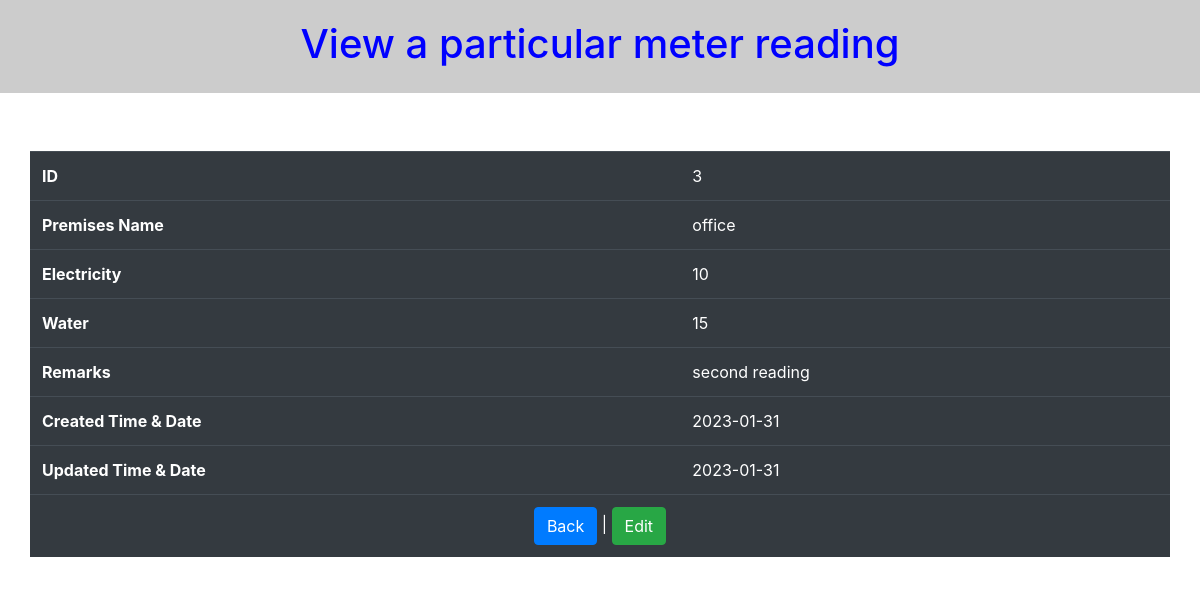
Screenshot of /view.php?id=3 with the database file from the repository.
### tables this page shows
CREATE TABLE `readings` (
  `id` int(11) NOT NULL,
  `date` date NOT NULL DEFAULT current_timestamp(),
  `premises_id` int(11) NOT NULL,
  `electricity` double NOT NULL,
  `water` double NOT NULL,
  `remarks` varchar(255) DEFAULT NULL
);

CREATE TABLE `premises` (
  `id` int(11) NOT NULL,
  `premises_name` varchar(50) NOT NULL,
  `meter_info` varchar(50) NOT NULL,
  `remarks` varchar(255) NOT NULL
);

### Connection.php (called while the page is built, shortened)
<?php
class Connection
{
    private $servername='localhost';
    private $username='root';
    private $password='';
    private $dbname='mydb';
    private $mysqli='';
    public function __construct(){
        $this->mysqli = new mysqli($this->servername,$this->username,$this->password,$this->dbname);
    }
    public function select($table,$rows="*",$where = null){
        if ($where != null) {
            $sql="SELECT $rows FROM $table WHERE $where";
        }else{
            $sql="SELECT $rows FROM $table";
        }
        $this->sql = $result = $this->mysqli->query($sql);
    }
}
?>

### view.php (the view, shortened to what this page needs)
<!DOCTYPE html>
<html dir="ltr" lang="en-US">
<head>
    <link rel="stylesheet" href="https://cdnjs.cloudflare.com/ajax/libs/twitter-bootstrap/4.5.3/css/bootstrap.min.css" />
</head>
<body class="stretched">
    <div class="col-md-12 hed">
        <center>
        <h1>View a particular meter reading</h1>
        </center>
    </div>
    <section id="content">
        <div class="content-wrap">
            <div class="container clearfix">
                <div class="row">
                    <div class="col-md-12 p-0">
                        <table class="table table-dark">
                            <?php
                                include 'Connection.php';
                                $id = $_GET['id'];
                                $b = new Connection();
                                $b->select("premises p,readings r","*","r.id='$id'");
                                $result = $b->sql;
                                $row = mysqli_fetch_assoc($result);
                             ?>
                          <tbody>
                                <tr>
                                    <th>ID</th>
                                    <td><?php echo $row['id']; ?></td>
                                </tr>
                                <tr>
                                    <th>Premises Name</th>
                                    <td><?php echo $row['premises_name']; ?></td>
                                </tr>
                                <tr>
                                    <th>Electricity</th>
                                    <td><?php echo $row['electricity']; ?></td>
                                </tr>
                                <tr>
                                    <th>Water</th>
                                    <td><?php echo $row['water']; ?></td>
                                </tr>
                                <tr>
                                    <th>Remarks</th>
                                    <td><?php echo $row['remarks']; ?></td>
                                </tr>
                                <tr>
                                    <th>Created Time & Date</th>
                                    <td><?php echo $row['date']; ?></td>
                                </tr>
                                <tr>
                                    <th>Updated Time & Date</th>
                                    <td><?php echo $row['date']; ?></td>
                                </tr>
                                <tr>
                                    <td align="center" colspan="2">
                                        <a href="index.php" type="button" class="btn btn-primary">Back</a> |
                                        <a href="edit.php?id=<?php echo $row['id']; ?>" type="button" class="btn btn-success">Edit</a>
                                </td>
                                </tr>
                          </tbody>
                        </table>
                    </div>
                </div>
            </div>
        </div>
    </section>
</body>
</html>

### view.php (style rules this page uses)
.hed { background: #ccc; color: blue; }
.hed h1 { padding-top: 20px; padding-bottom: 25px; }
.table { margin-top: 50px; }

### rows the page displays
readings: id "3", electricity "10", water "15", remarks "second reading", date "2023-01-31"
premises: premises_name "office"
